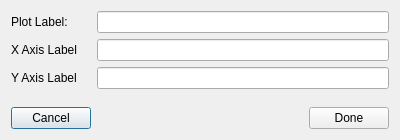
<?xml version="1.0" encoding="UTF-8"?>
<ui version="4.0">
 <class>EditLabelsDialog</class>
 <widget class="QDialog" name="EditLabelsDialog">
  <property name="enabled">
   <bool>true</bool>
  </property>
  <property name="geometry">
   <rect>
    <x>0</x>
    <y>0</y>
    <width>400</width>
    <height>140</height>
   </rect>
  </property>
  <property name="sizePolicy">
   <sizepolicy hsizetype="Fixed" vsizetype="Fixed">
    <horstretch>0</horstretch>
    <verstretch>0</verstretch>
   </sizepolicy>
  </property>
  <property name="minimumSize">
   <size>
    <width>400</width>
    <height>100</height>
   </size>
  </property>
  <property name="maximumSize">
   <size>
    <width>400</width>
    <height>140</height>
   </size>
  </property>
  <property name="windowTitle">
   <string>Edit plot labels</string>
  </property>
  <property name="sizeGripEnabled">
   <bool>false</bool>
  </property>
  <property name="modal">
   <bool>false</bool>
  </property>
  <layout class="QGridLayout" name="gridLayout">
   <property name="sizeConstraint">
    <enum>QLayout::SetMinimumSize</enum>
   </property>
   <item row="4" column="0">
    <widget class="QLabel" name="label_2">
     <property name="text">
      <string>Y Axis Label</string>
     </property>
    </widget>
   </item>
   <item row="6" column="2">
    <spacer name="verticalSpacer">
     <property name="orientation">
      <enum>Qt::Vertical</enum>
     </property>
     <property name="sizeHint" stdset="0">
      <size>
       <width>20</width>
       <height>40</height>
      </size>
     </property>
    </spacer>
   </item>
   <item row="2" column="0">
    <widget class="QLabel" name="label">
     <property name="text">
      <string>X Axis Label</string>
     </property>
    </widget>
   </item>
   <item row="7" column="2">
    <widget class="QPushButton" name="pushButtonDone">
     <property name="enabled">
      <bool>true</bool>
     </property>
     <property name="sizePolicy">
      <sizepolicy hsizetype="Preferred" vsizetype="Preferred">
       <horstretch>0</horstretch>
       <verstretch>0</verstretch>
      </sizepolicy>
     </property>
     <property name="focusPolicy">
      <enum>Qt::NoFocus</enum>
     </property>
     <property name="text">
      <string>Done</string>
     </property>
    </widget>
   </item>
   <item row="7" column="0">
    <widget class="QPushButton" name="pushButtonCancel">
     <property name="enabled">
      <bool>true</bool>
     </property>
     <property name="text">
      <string>Cancel</string>
     </property>
    </widget>
   </item>
   <item row="7" column="1">
    <spacer name="horizontalSpacer">
     <property name="orientation">
      <enum>Qt::Horizontal</enum>
     </property>
     <property name="sizeHint" stdset="0">
      <size>
       <width>40</width>
       <height>20</height>
      </size>
     </property>
    </spacer>
   </item>
   <item row="4" column="1" colspan="2">
    <widget class="QLineEdit" name="editLabelY">
     <property name="enabled">
      <bool>true</bool>
     </property>
     <property name="readOnly">
      <bool>false</bool>
     </property>
    </widget>
   </item>
   <item row="2" column="1" colspan="2">
    <widget class="QLineEdit" name="editLabelX">
     <property name="enabled">
      <bool>true</bool>
     </property>
     <property name="readOnly">
      <bool>false</bool>
     </property>
    </widget>
   </item>
   <item row="1" column="1" colspan="2">
    <widget class="QLineEdit" name="editPlotLabel">
     <property name="enabled">
      <bool>true</bool>
     </property>
    </widget>
   </item>
   <item row="1" column="0">
    <widget class="QLabel" name="label_3">
     <property name="text">
      <string>Plot Label:</string>
     </property>
    </widget>
   </item>
  </layout>
 </widget>
 <resources/>
 <connections/>
</ui>
